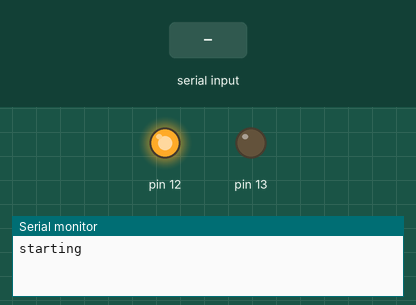
Bench run of a sketch on a simulated Arduino Uno, built with avr-gcc and run on an emulated ATmega328P. On the bench: output pins drawn as LEDs (lit = HIGH), the last lines printed to the serial monitor. The inputs (shaded band) are chosen by the test bench.

Above: at 2.2 s.
2.3 s: "1" received over Serial
At 2.4 s:
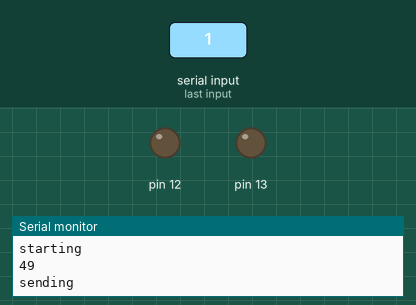
Timing chart, 0 to 5.3 s (numbered marks = the images above; inputs shaded):
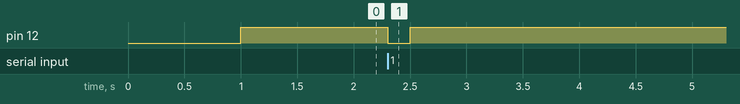

The sketch:

hardwareFirebase.ino
```cpp
void setup() {
  // put your setup code here, to run once:
  Serial.begin(115200);
  pinMode(13, OUTPUT);
  delay(1000);
  Serial.println("starting");

  pinMode(12, OUTPUT);
  digitalWrite(12, HIGH);
}
bool oneTime = true;

void loop() {
  // put your main code here, to run repeatedly:
  if (Serial.available()){
    Serial.println(Serial.read());
    Serial.println("sending");

    digitalWrite(12, LOW);
    delay(200);
    digitalWrite(12, HIGH);

    oneTime = false;

  }
}
```

Measured:
- after the input at 2.3 s, pin 12: HIGH → LOW at once, → HIGH 0.20 s later
